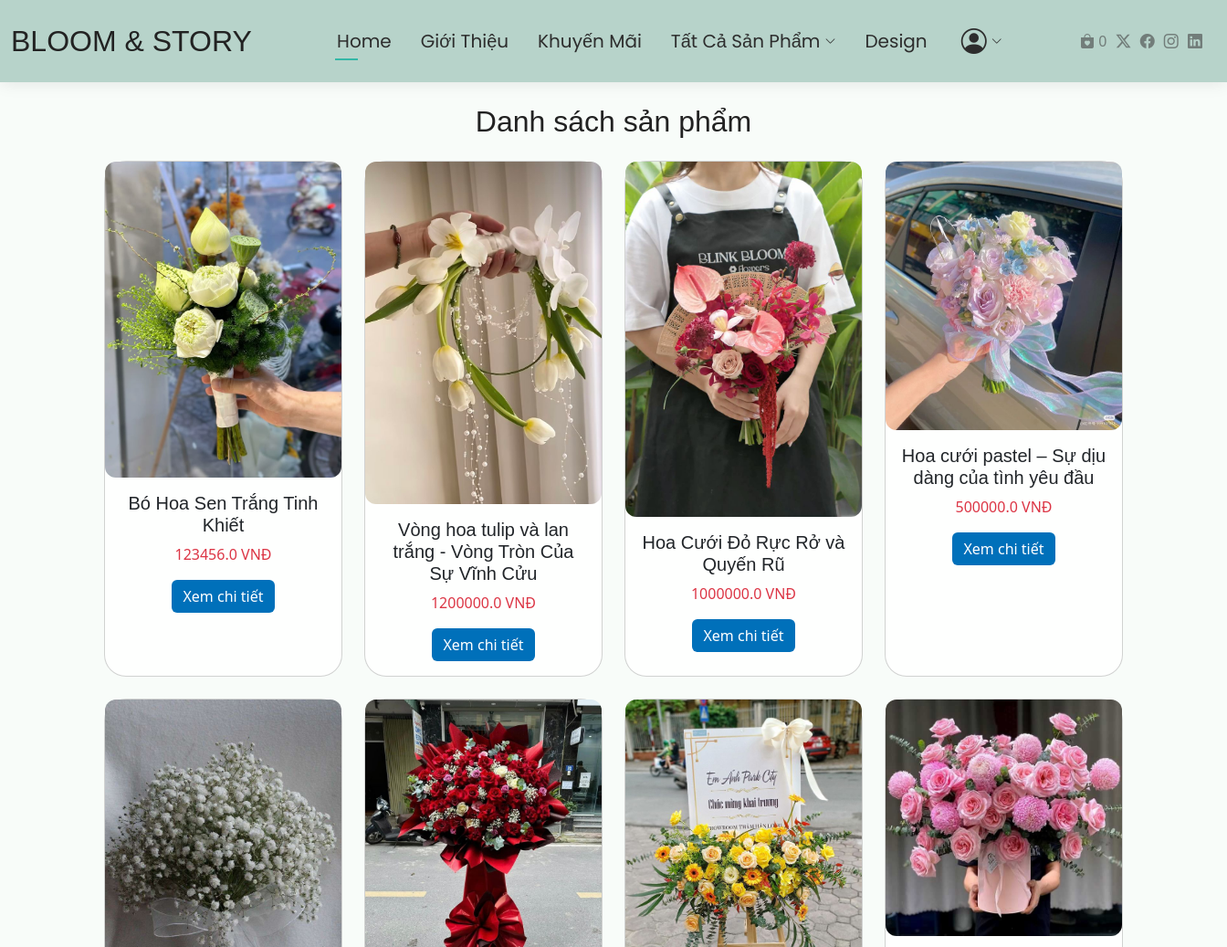
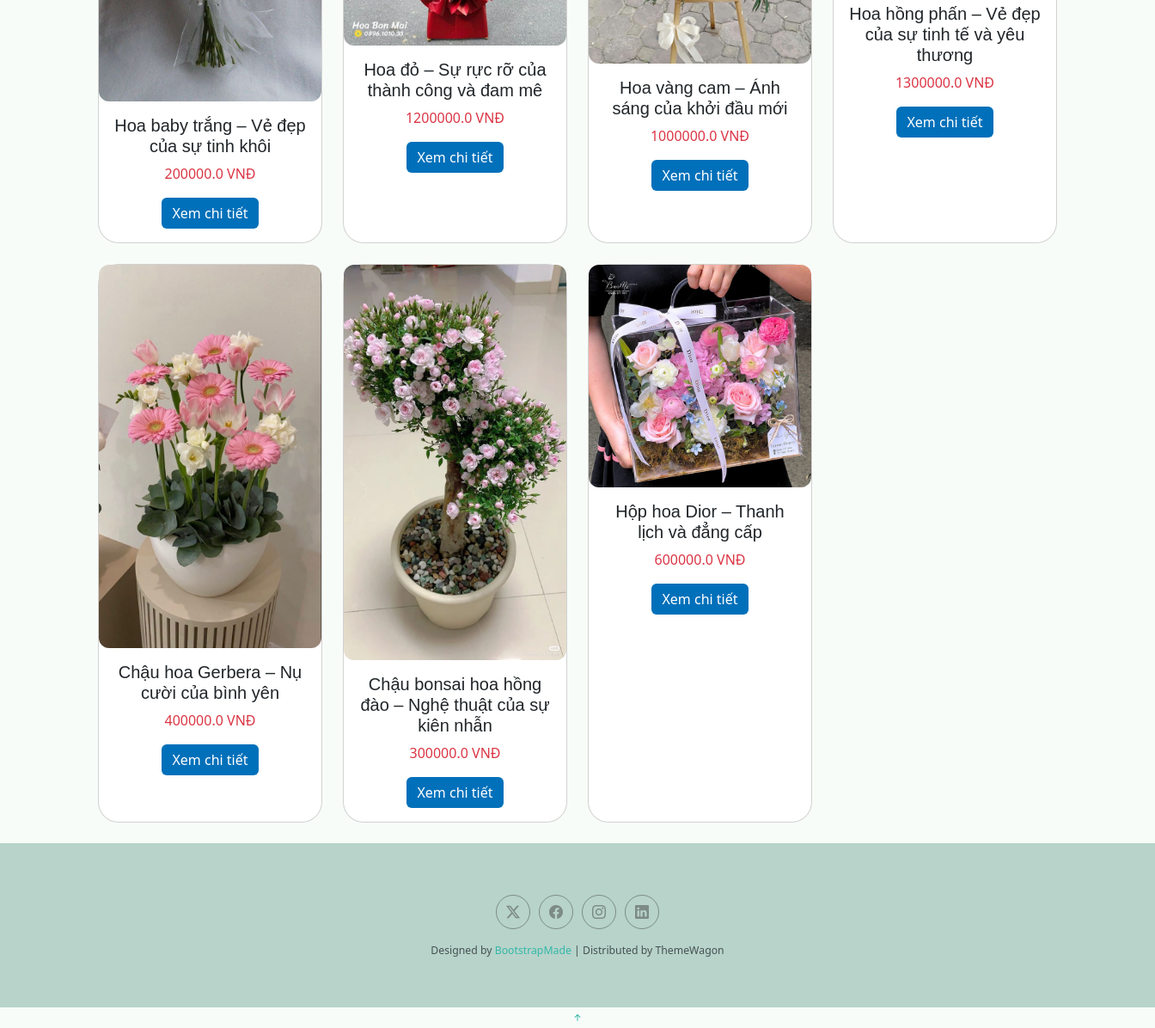
The app's page /product/ with its own data (2 pictures, top to bottom).
### product/models.py (models this page shows, shortened)
class Product(models.Model):
    STATUS_CHOICES = [
        ('available', 'Còn hàng'),
        ('out_of_stock', 'Hết hàng'),
    ]
    category = models.ForeignKey(
        Category,
        on_delete=models.CASCADE,
        related_name='products',
        null=True,
        blank=True
    )
    name = models.CharField(max_length=100)
    price = models.FloatField()
    description = models.TextField()
    image = models.ImageField(upload_to='products/', null=True, blank=True)
    is_featured = models.BooleanField(default=False)
    status = models.CharField(
        max_length=20,
        choices=STATUS_CHOICES,
        default='available',
    )

### product/views.py (the view)
# urls.py: path('', ProductListView.as_view(), name='product_list'),
class ProductListView(ListView):
    model = Product                          # Model tương ứng
    template_name = 'product/product_list.html'  # Tên file template
    context_object_name = 'products'          # Tên biến trong template
    paginate_by = 12                          # ✅ Tùy chọn: phân trang 12 sản phẩm/trang

### cart/context_processors.py (called while the page is built)
def cart_total_quantity(request):
    if request.user.is_authenticated:
        total_quantity = CartItem.objects.filter(user=request.user).aggregate(
            Sum('quantity')
        )['quantity__sum'] or 0
    else:
        cart = request.session.get('cart', {})
        total_quantity = sum(item['quantity'] for item in cart.values())
    print("Session cart:", request.session.get('cart'))
    return {'cart_total_quantity': total_quantity}

### product/templates/product/product_list.html (shortened to what this page needs)
{% extends 'base.html' %}
{% block content %}
<div class="container mt-4">
  <h2 class="mb-4 text-center">Danh sách sản phẩm</h2>
  <div class="row">
    {% for product in products %}
      <div class="col-md-3 mb-4">
        <div class="card h-100">
          <img src="{{ product.image.url }}" class="card-img-top" alt="{{ product.name }}">
          <div class="card-body text-center">
            <h5 class="card-title">{{ product.name }}</h5>
            <p class="card-text text-danger">{{ product.price }} VNĐ</p>
            <a href="{% url 'product_detail' product.id %}" class="btn btn-primary">Xem chi tiết</a>
          </div>
        </div>
      </div>
    {% empty %}
      <p class="text-center">Hiện chưa có sản phẩm nào.</p>
    {% endfor %}
  </div>
</div>
{% endblock %}

### first_project/static/assets/css/main.css (style rules this page uses)
:root { --default-font: "Roboto", system-ui, -apple-system, "Segoe UI", Roboto, "Helvetica Neue", Arial, "Noto Sans", "Liberation Sans", sans-serif, "Apple Color Emoji", "Segoe UI Emoji", "Segoe UI Symbol", "Noto Color Emoji"; --heading-font: "Raleway", sans-serif; --nav-font: "Poppins", sans-serif; }
:root { --background-color: #ffffff; --default-color: #444444; --heading-color: #222222; --accent-color: #34b7a7; --surface-color: #ffffff; --contrast-color: #ffffff; }
:root { --nav-color: #333; --nav-hover-color: #34b7a7; --nav-mobile-background-color: #ffffff; --nav-dropdown-background-color: #ffffff; --nav-dropdown-color: #444444; --nav-dropdown-hover-color: #34b7a7; }
:root { scroll-behavior: smooth; }
body { color: var(--default-color); background-color: var(--background-color); font-family: var(--default-font); }
a { color: var(--accent-color); text-decoration: none; transition: 0.3s; }
h1, h2, h3, h4, h5, h6 { color: var(--heading-color); font-family: var(--heading-font); }
.card-img-top { border-radius: 12px; transition: transform 0.3s ease, box-shadow 0.3s ease; object-fit: cover; }

### accounts/static/css/account.css (style rules this page uses)
body { font-family: 'Segoe UI', sans-serif; background-color: #f8f8f8; }
body { background-color: #f8f9fa; font-family: 'Segoe UI', Tahoma, Geneva, Verdana, sans-serif; }

### orders/static/css/checkout.css (style rules this page uses)
body { background-color: #f0fdf9; font-family: 'Segoe UI', sans-serif; }
body { background: #f8fcf9; }
.card { background: #ffffffcc; border-radius: 1.5rem; }
.btn-primary { background-color: #0070ba; border: none; }

### records on screen
Product: image (picture), name "Bó Hoa Sen Trắng Tinh Khiết", price "123456.0"
Product: image (picture), name "Vòng hoa tulip và lan trắng - Vòng Tròn Của Sự Vĩnh Cửu", price "1200000.0"
Product: image (picture), name "Hoa Cưới Đỏ Rực Rở và Quyến Rũ", price "1000000.0"
Product: image (picture), name "Hoa cưới pastel – Sự dịu dàng của tình yêu đầu", price "500000.0"
Product: image (picture), name "Hoa baby trắng – Vẻ đẹp của sự tinh khôi", price "200000.0"
Product: image (picture), name "Hoa đỏ – Sự rực rỡ của thành công và đam mê", price "1200000.0"
Product: image (picture), name "Hoa vàng cam – Ánh sáng của khởi đầu mới", price "1000000.0"
Product: image (picture), name "Hoa hồng phấn – Vẻ đẹp của sự tinh tế và yêu thương", price "1300000.0"
Product: image (picture), name "Chậu hoa Gerbera – Nụ cười của bình yên", price "400000.0"
Product: image (picture), name "Chậu bonsai hoa hồng đào – Nghệ thuật của sự kiên nhẫn", price "300000.0"
Product: image (picture), name "Hộp hoa Dior – Thanh lịch và đẳng cấp", price "600000.0"

### other values on screen
{{ cart_total_quantity }} "0"
